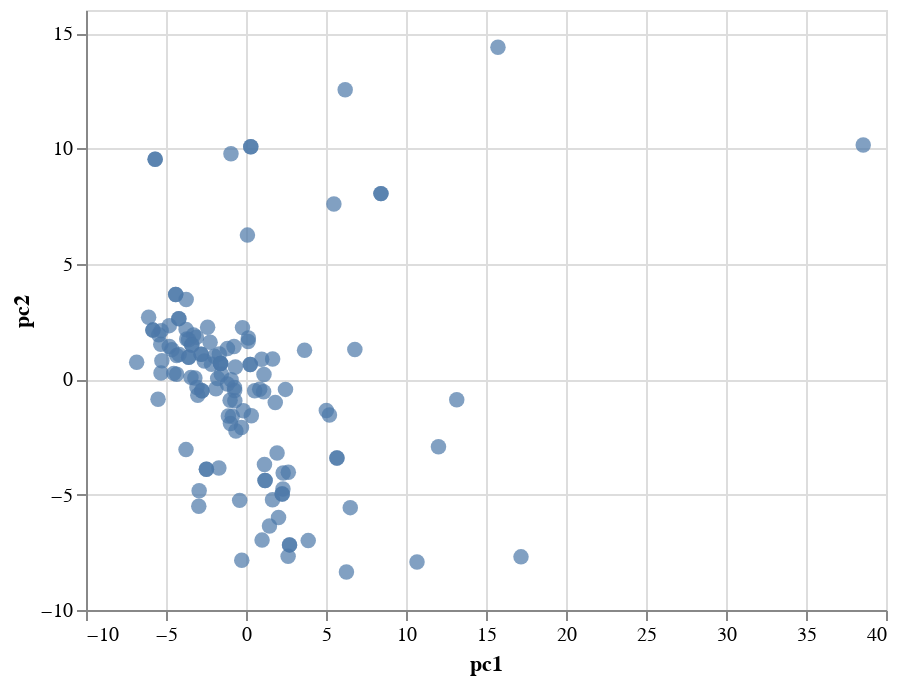

The code cell stored with this chart in its notebook:
### Code cell
visualize_embeds(output_elmo, csv)

### Figure 1 — Vega-Lite specification as saved in the notebook (floating-point values rounded to 4 significant figures; data arrays with more than 128 entries replaced by an {"elided": "..."} marker saying what was removed)
{"config": {"view": {"continuousWidth": 400, "continuousHeight": 300}}, "data": {"name": "data-7fadd7085a44f410c618303f68565459"}, "mark": {"type": "circle", "size": 60}, "encoding": {"tooltip": [{"type": "nominal", "field": "word"}], "x": {"type": "quantitative", "field": "pc1"}, "y": {"type": "quantitative", "field": "pc2"}}, "selection": {"selector001": {"type": "interval", "bind": "scales", "encodings": ["x", "y"]}}, "$schema": "https://vega.github.io/schema/vega-lite/v4.8.1.json", "datasets": {"data-7fadd7085a44f410c618303f68565459": {"elided": "129 records"}}}
